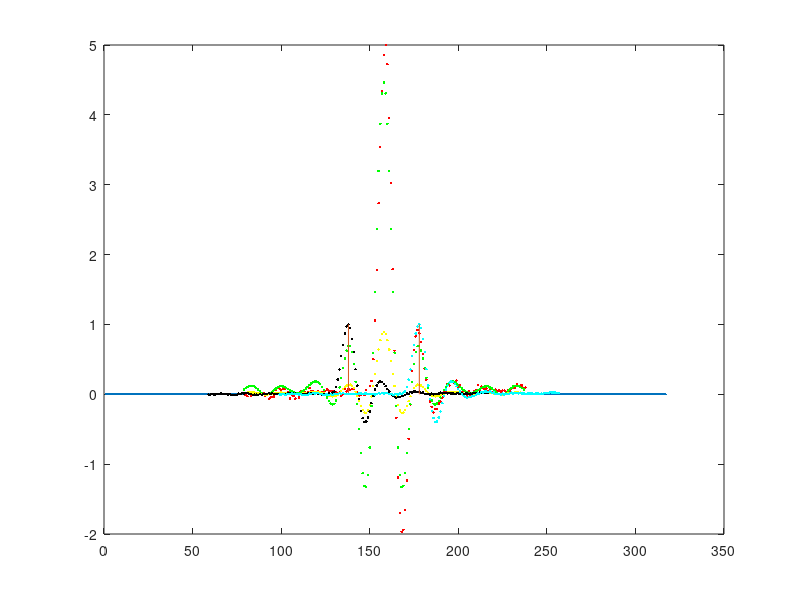
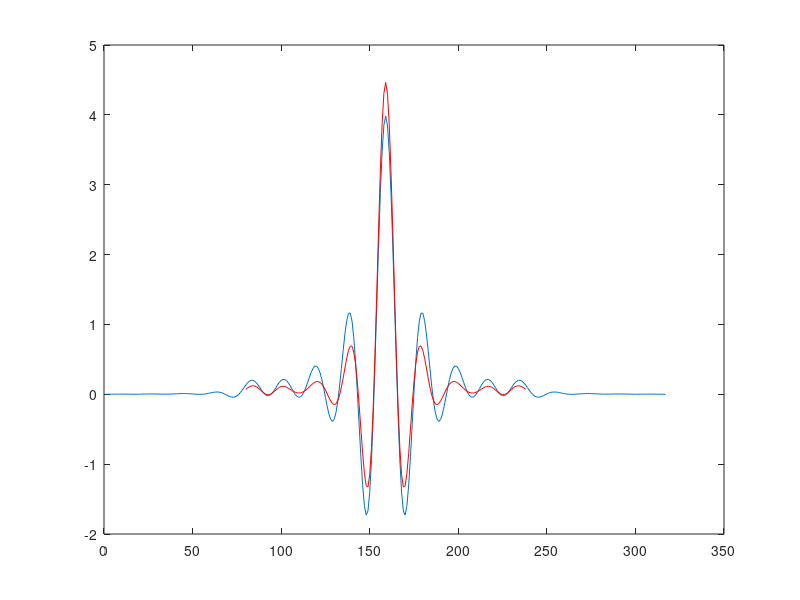

MATLAB code to generate these figures, in order:
% test pulse filtering algorithm
% observe the correlation between DWEL's asymmetric pulses
% Zhan Li, zhanli86@bu.edu
% Created: 20140709

clear;

pulse1064 = [ ...
-0.002732,-0.005479,0.001389,-0.004083,-0.002710,0.004155,0.001400,0.012378,0.004147,0.000023, ...
0.004140,-0.005457,0.001381,-0.013695,-0.009589,-0.008215,-0.006846,0.012359,0.001404,0.016472, ...
0.012366,0.015102,0.016476,0.000026,0.006868,-0.012310,-0.001347,-0.005453,-0.012302,0.000030, ...
-0.009555,0.008261,0.005532,0.008246,0.015099,0.005498,0.017820,0.008242,0.008230,0.001392, ...
0.006887,0.008246,0.002777,0.006864,0.008242,0.009600,0.013714,0.008238,0.009608,0.009619, ...
0.004136,0.006891,0.004151,0.005506,-0.004098,0.001381,0.015106,0.008249,0.015102,0.012374, ...
0.015117,0.015121,0.000038,0.005510,-0.005461,-0.001362,0.000004,-0.002740,0.012344,0.001396, ...
0.023337,0.038446,0.100184,0.211309,0.355359,0.547392,0.707892,0.868358,0.971210,1.000000, ...
0.945089,0.791457,0.604862,0.357963,0.124774,-0.067259,-0.238699,-0.340212,-0.393666,-0.388179, ...
-0.331925,-0.246861,-0.127544,-0.028763,0.065859,0.126216,0.165983,0.183814,0.174213,0.149515, ...
0.115234,0.074070,0.041152,0.000011,-0.020574,-0.035654,-0.052115,-0.042503,-0.042503,-0.026042, ...
-0.020548,-0.009582,0.010981,0.008242,0.030171,0.024691,0.038398,0.037028,0.030178,0.039771, ...
0.021955,0.026061,0.006864,0.008230,0.008230,-0.005472,0.009593,-0.004102,0.004113,0.008238, ...
0.010985,0.026061,0.012370,0.021955,0.017853,0.013729,0.016457,0.009608,0.013699,0.006857, ...
0.009589,0.013717,0.009600,0.010970,0.008234,0.010978,0.010985,0.005502,0.010981,0.009612, ...
0.016468,0.017838,0.017838,0.028816,0.023325,0.024688,0.024684,0.016450,0.019189];

pnorm = sum(pulse1064);
plen = length(pulse1064);
wf = [zeros(1, fix(plen/2)), pulse1064, zeros(1, fix(plen/2))] * 5;
wflen = length(wf);
b = zeros(1, wflen);
r = zeros(1, wflen);
figure();
plot(wf, '.'); 
hold on;
plot(fix(plen/2)+1:wflen-fix(plen/2), wf(fix(plen/2)+1:wflen-fix(plen/2)), '.r');
for t = fix(plen/2) : wflen-fix(plen/2)-1
    wfseg = wf(t-fix(plen/2)+1:t-fix(plen/2)+plen);
    b(t) = sum(wfseg.*pulse1064) / pnorm;
    r(t) = b(t) * sqrt(mean(pulse1064.^2)) ./ sqrt(mean(wfseg.^2));
    plot(t, b(t), '.g')
    plot(t, r(t), '.y')
end
plot(138-80+1:138+80-1, pulse1064, '.k')
line([138,138], [0, 1])
plot(178-80+1:178+80-1, pulse1064, '.c')
line([178,178], [0, 1])

% observe the correlation of symmetric auto-correlation of the original pulse
b = b(fix(plen/2) : wflen-fix(plen/2)-1);
newb = xcorr(b, b)/sum(b);
figure(); plot(newb); hold on; plot(159-80+1:159+80-1, b, 'r')

